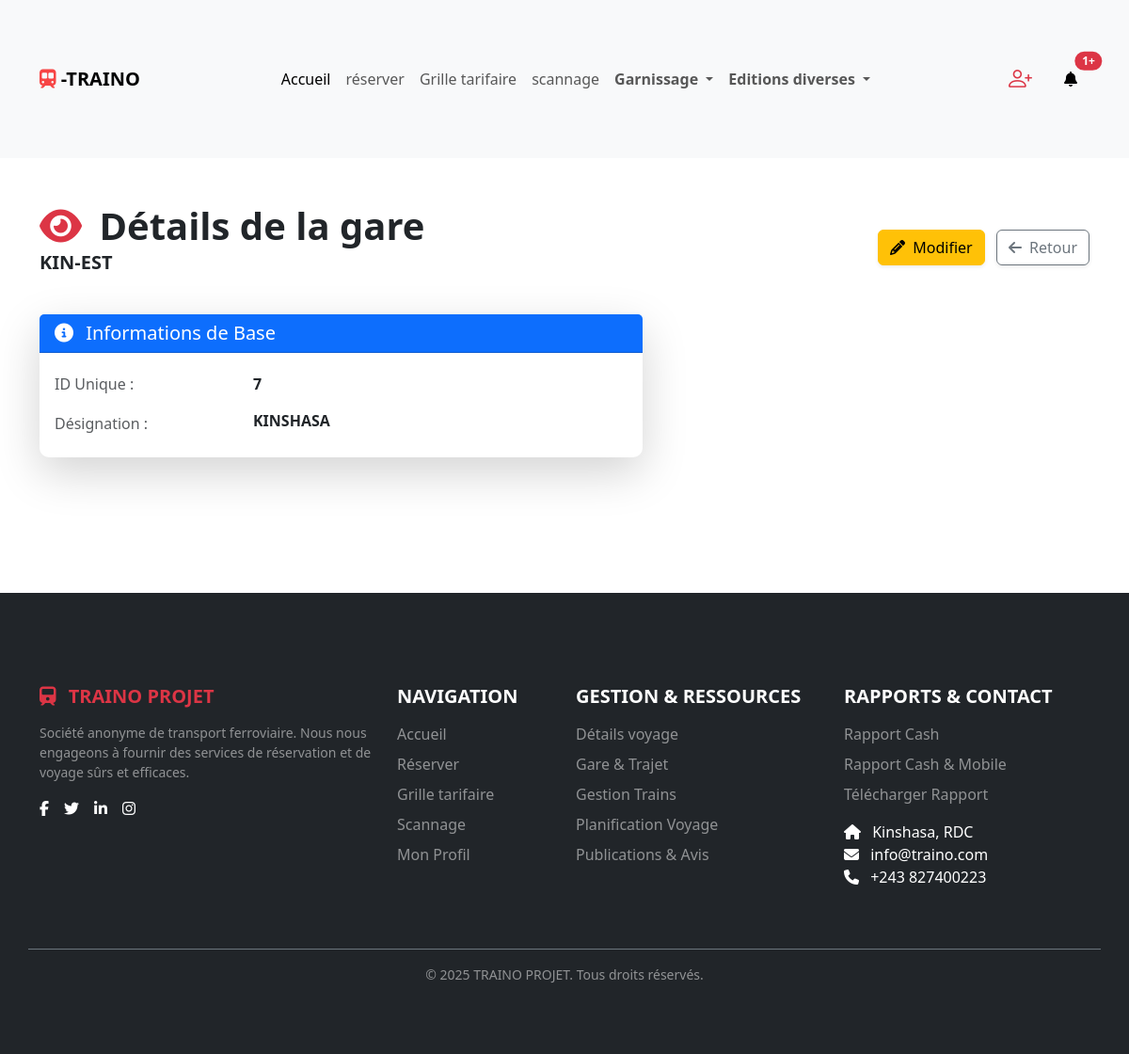
The app's page /gare/details_gare/7/ (signed in) with its own data.
### gare/models.py (models this page shows, shortened)
class Gare(models.Model):
    libelle_gare = models.CharField(
        max_length=20,
        verbose_name='libelle du gare',
        help_text="rlibelle du gare",
        null = False,
        blank= False,
    )
    ville_gare = models.CharField(
        max_length=20,
        verbose_name='ville du gare',
        help_text="ville du gare",
        null = False,
        blank= False,
    )
    slug = models.SlugField(
        default="02Kkjsdhjfhf655qqzasjqsdbbbz555sc6JHMSLR",
        max_length= 100
    )

### gare/views.py (the view)
# urls.py: path('details_gare/<int:id>/',details_gare, name = 'details_gare'),
@login_required
def details_gare(request, id):
    context = {
        'gare' : Gare.objects.get(id = id),
    }
    return render(request, 'gare/details_gare.html', context)

### gare/templates/gare/details_gare.html (shortened to what this page needs)
{% extends 'front/header/header.html' %}
{% load static %}
{% block extra_css %}
    <link rel="stylesheet" href="{% static 'css/gare/detail_gare.css' %}">
{% endblock %}
{% block containter%}
    <div class="container py-5">
        <div class="row align-items-center mb-4">
            <div class="col-md-9">
                <h1 class="text-dark fw-bold mb-0">
                    <i class="fas fa-eye me-2 text-danger"></i> Détails de la gare
                </h1>
                <p class="text-muted lead small">
                    <span class="fw-bold text-dark">{{ gare.libelle_gare|upper }}</span>
                </p>
            </div>
            <div class="col-md-3 text-end">
                <a href="{% url 'gare:modifier_gare' gare.id gare.slug %}" class="btn btn-warning shadow-sm me-2">
                    <i class="fas fa-pencil-alt me-1"></i> Modifier
                </a>
                <a href="{% url 'voiture:lire_voiture' %}" class="btn btn-outline-secondary shadow-sm">
                    <i class="fas fa-arrow-left me-1"></i> Retour
                </a>
            </div>
        </div>
        <div class="row g-4 mb-5">
            <div class="col-lg-7">
                <div class="card shadow-lg border-0 h-100">
                    <div class="card-header bg-primary text-white">
                        <h5 class="mb-0"><i class="fas fa-info-circle me-2"></i> Informations de Base</h5>
                    </div>
                    <div class="card-body">
                        <dl class="row mb-0 details-list">
                            <dt class="col-sm-4 text-muted">ID Unique :</dt>
                            <dd class="col-sm-8 fw-bold">{{ gare.id }}</dd>
                            <dt class="col-sm-4 text-muted">Désignation :</dt>
                            <dd class="col-sm-8 fw-bold text-dark h5">{{ gare.ville_gare|upper }}</dd>
                        </dl>
                    </div>
                </div>
            </div>
        </div>
    </div>
{% endblock %}

### gare/static/css/gare/detail_gare.css (style rules this page uses)
.container { padding-top: 50px; padding-bottom: 50px; }
.card { border-radius: 10px; transition: box-shadow 0.3s ease; }
.details-list dt { color: #6c757d; font-weight: 500; padding-top: 5px; padding-bottom: 5px; }
.details-list dd { font-size: 1rem; padding-top: 5px; padding-bottom: 5px; }

### records on screen
Gare: libelle_gare "KIN-EST", id "7", ville_gare "KINSHASA"
